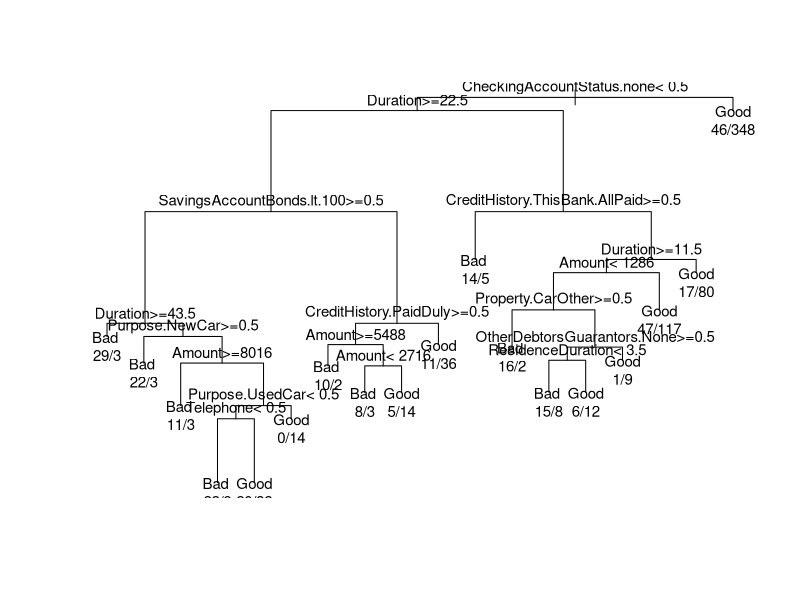
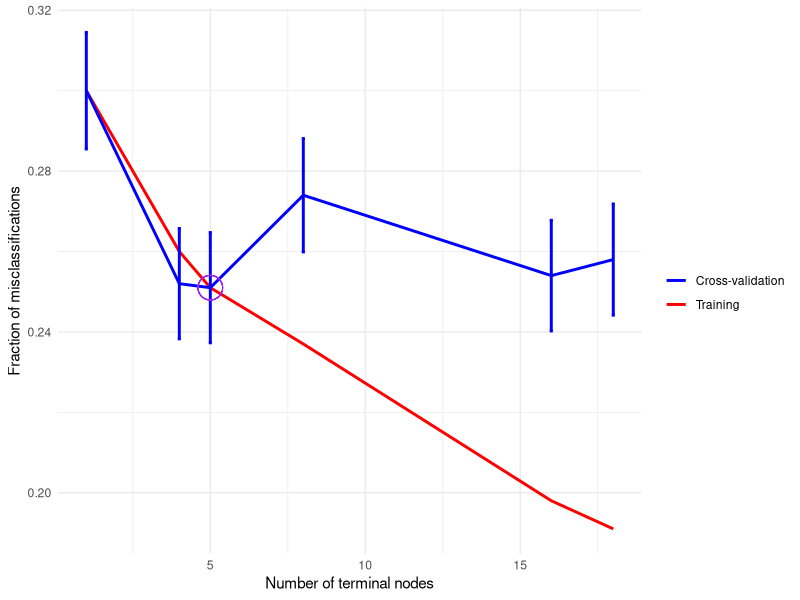
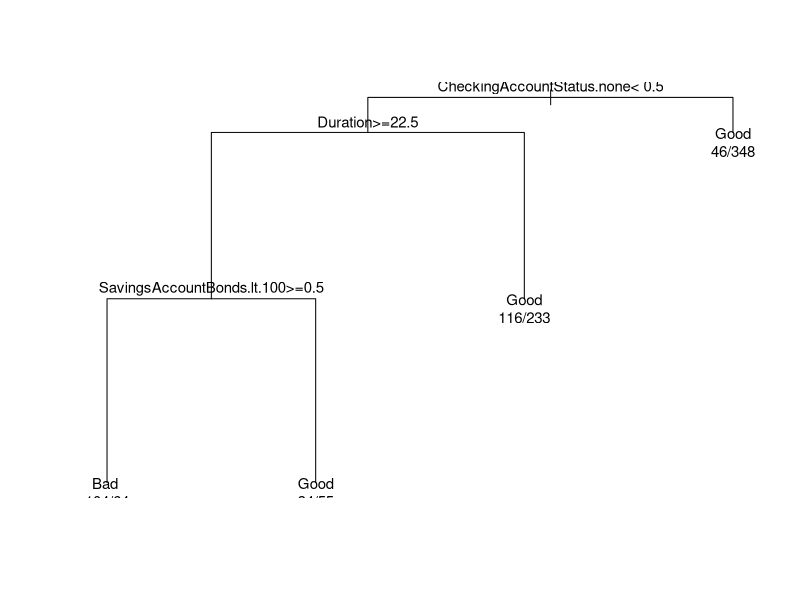

The R source for these figures, in order:
## ---- chunk 1
library(rpart)
library(caret)
## ---- chunk 2
data(GermanCredit)
str(GermanCredit)
## ---- chunk 3
#| fig-height: 8
#| fig-width: 16
#| fig-align: center
#| echo: TRUE

# estimate decision tree
credit_tree <- rpart(Class  ~ ., data = GermanCredit, xval=250)

# make a plot
plot(credit_tree)
text(credit_tree, use.n = TRUE, cex=0.9)
## ---- chunk 4
printcp(credit_tree)
## ---- chunk 5
#| fig-height: 6
#| fig-width: 6
#| fig-align: center
#| echo: TRUE

# extract table
cp_data <- as.data.frame(credit_tree$cptable)
colnames(cp_data) <- c("cp", "nsplit", "rel_error", "xerror", "xstd")

# Compute number of terminal nodes
cp_data$size <- cp_data$nsplit + 1
cp_data$xstd <- cp_data$xstd

# The errors are normalised relative to the model with no-splits
# to put them in the natural scale we need to multiply by the fraction 
# of errors in the no-split model, that is the same as the error we 
# would make by always simply predicting the majority class:
table(GermanCredit$Class)

# we can re-scale the errors as follow
cp_data[,c("rel_error", "xerror", "xstd")] <- cp_data[,c("rel_error", "xerror", "xstd")] * 300/(300 + 700)

# Plot misclassification error vs. number of terminal nodes
ggplot(cp_data, aes(x = size)) +
  geom_line(aes(y = rel_error, color = "Training"), linewidth = 1) +
  geom_line(aes(y = xerror, color = "Cross-validation"), linewidth = 1) +
  geom_errorbar(aes(y = xerror, ymin=xerror-xstd, ymax=xerror+xstd), color="blue", width=0.1, linewidth = 1) +
  geom_point(aes(x = size[which.min(xerror)], y = min(xerror)), color = "purple", size = 8, shape = 1) +
  labs(
    x = "Number of terminal nodes",
    y = "Fraction of misclassifications",
  ) +
  scale_color_manual(values = c("Training" = "red", "Cross-validation" = "blue"), name="") +
  theme_minimal()

## ---- chunk 6
# explore the table
cp_table <- credit_tree$cptable

# find the row with the minimum
min_row <- which.min(cp_table[, "xerror"])

# extract min error and SE of min error
min_xerror <- cp_table[min_row, "xerror"]
min_xstd   <- cp_table[min_row, "xstd"]

# compute the threshold: the best model according to the 
# 1 - SE rule is the first (simplest) within the threshold
threshold <- min_xerror + min_xstd

# find smallest tree within threshold
best_row <- which(cp_table[, "xerror"] <= threshold)[1]

best_cp <- cp_table[best_row, "CP"]

best_cp
## ---- chunk 7
#| fig-height: 8
#| fig-width: 16
#| fig-align: center
#| echo: TRUE

# manually prune the tree
pruned_tree = prune(credit_tree, cp=best_cp)

# plot pruned tree
plot(pruned_tree)
text(pruned_tree, use.n = TRUE, cex=0.9)
